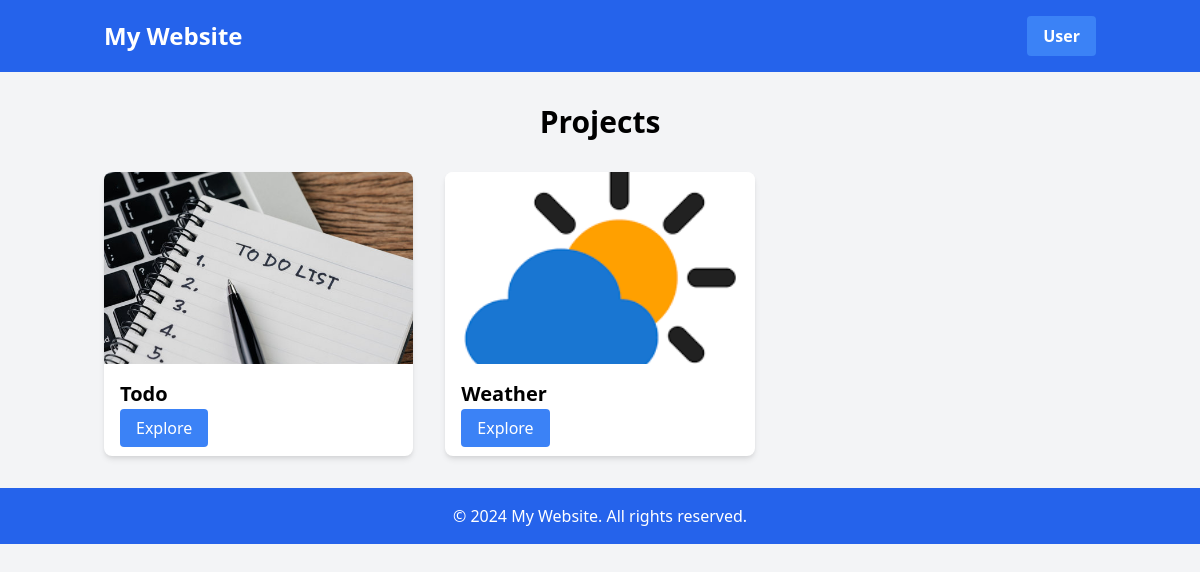
The app's page /, older data.
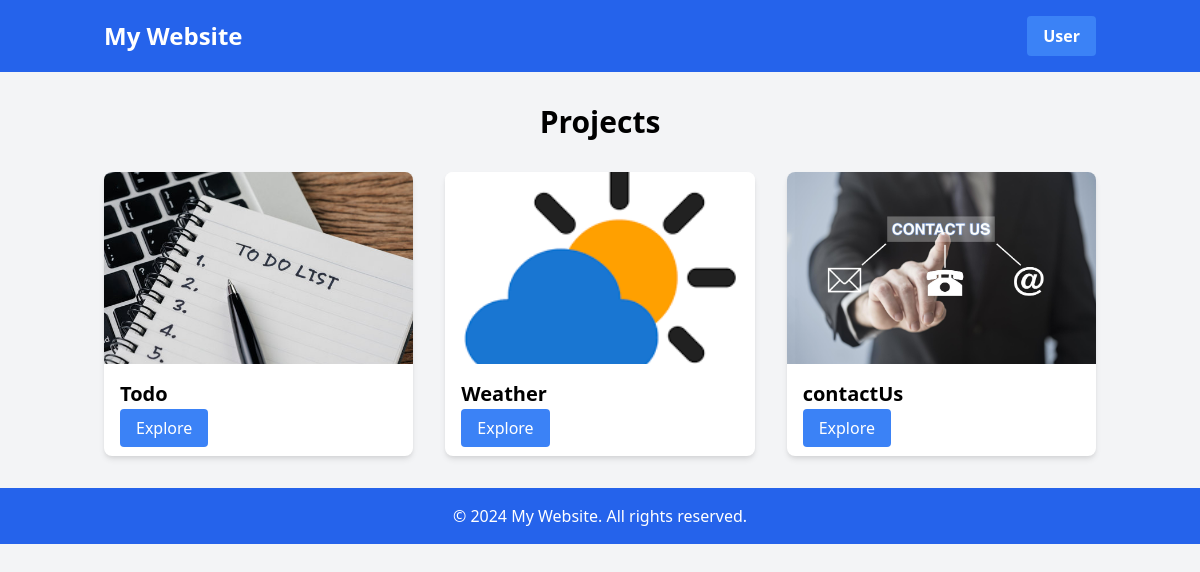
The same page, newer data.
### home/models.py (models this page shows, shortened)
class Category(models.Model):
    ctgName = models.CharField(unique=True, max_length=80)
    ctgImage = models.ImageField(upload_to='home/images/')
    ctgURL = models.CharField(unique=True, max_length=80)
    isActive = models.BooleanField()

### home/views.py (the view)
# urls.py: 2. Add a URL to urlpatterns:  path('', views.home, name='home')
def home(request):
    categoryList = Category.objects.all()
    data = {
        'categoryList':categoryList
    }
    return render(request, 'home/index.html', data)

### templates/home/index.html
{% extends "home/base.html" %}
{% block content %}
<div class="container mx-auto px-4 py-8">
    <h1 class="text-3xl font-bold mb-8 text-center">Projects</h1>
    <div class="grid grid-cols-1 md:grid-cols-2 lg:grid-cols-3 gap-8">
    {% include 'home/components/categoryCard.html' %}
    </div>
</div>
{% endblock content%}

### templates/home/components/categoryCard.html
    {% for Category in categoryList%}
    <div class="bg-white rounded-lg shadow-md overflow-hidden">
        <img class="w-full h-48 object-cover" src="{{Category.ctgImage.url}}" alt="Category Image">
        <div class="p-4">
            <h2 class="text-xl font-semibold mb-2">{{Category.ctgName}}</h2>
            <a href="{%with catUrl=Category.ctgURL %}{%url catUrl%} {%endwith%}" class="bg-blue-500 text-white px-4 py-2 rounded hover:bg-blue-600">Explore</a>
        </div>
    </div>
    {% endfor %}

Row changes from the older to the newer data that the page shows:
added Category: ctgImage (picture), ctgName "contactUs"
